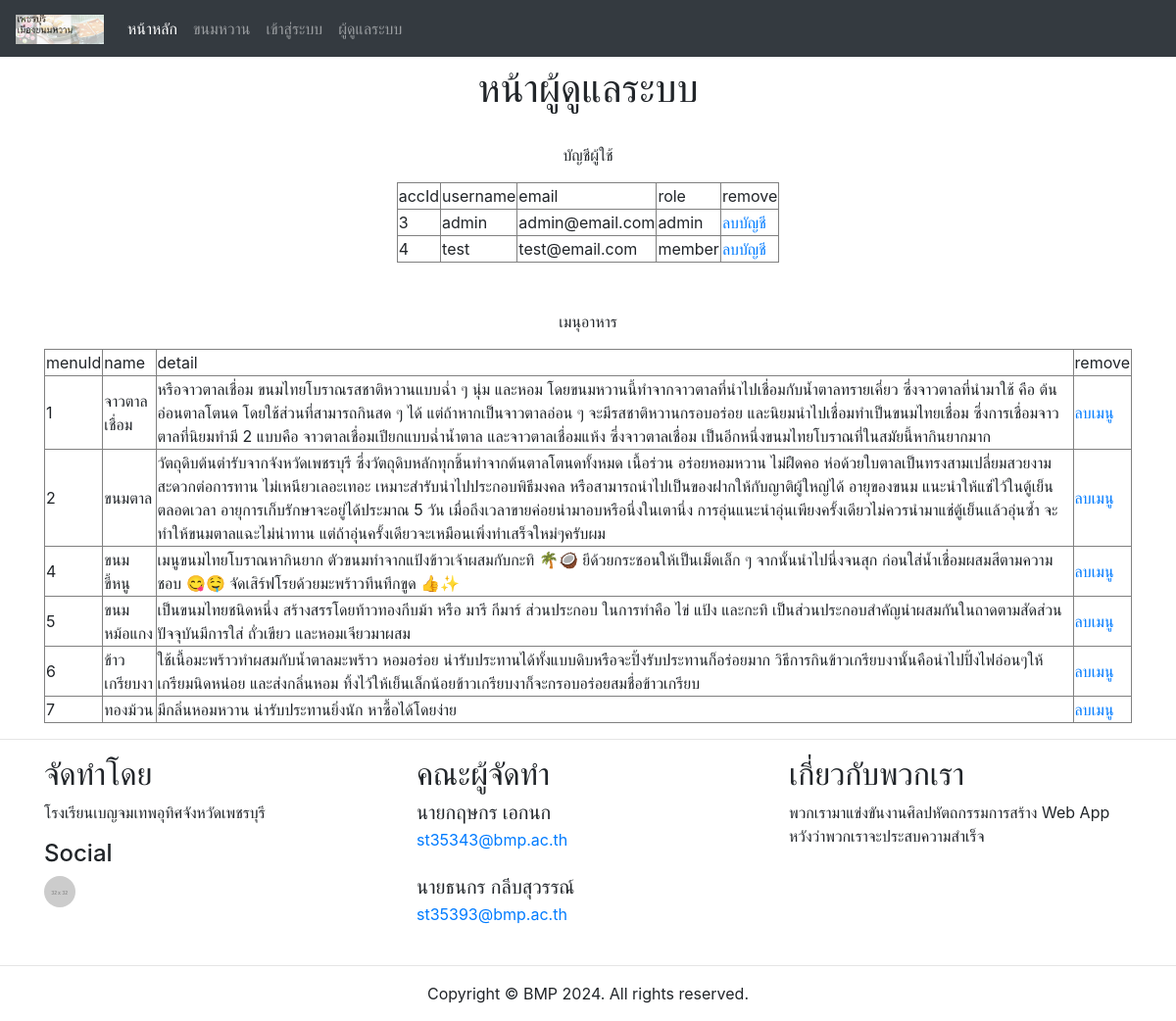
/madmin.php, run on the app's committed database.
### tables this page shows
CREATE TABLE `account` (
  `accId` int(20) NOT NULL,
  `username` varchar(100) DEFAULT NULL,
  `email` varchar(100) DEFAULT NULL,
  `password` varchar(100) DEFAULT NULL,
  `role` varchar(100) NOT NULL DEFAULT 'member'
);

CREATE TABLE `menu` (
  `menuId` int(20) NOT NULL,
  `name` varchar(100) DEFAULT NULL,
  `detail` varchar(1000) DEFAULT NULL,
  `pic` varchar(100) DEFAULT NULL
);

### madmin.php (the view, shortened to what this page needs)
<!DOCTYPE html>
<html lang="en">
  <head>
    <link href="css/bootstrap-4.4.1.css" rel="stylesheet">
    <?php session_start();
    require("connect.php");
    ?>
  </head>
  <body>
  <nav class="navbar navbar-expand-lg navbar-dark bg-dark">
      <a class="navbar-brand" href="index.php"><img src="images/logo.jpg" height ="30px"></a>
      <div class="collapse navbar-collapse" id="navbarSupportedContent">
        <ul class="navbar-nav mr-auto">
          <li class="nav-item active">
            <a class="nav-link" href="index.php">หน้าหลัก<span class="sr-only">(current)</span></a>
          </li>
          <li class="nav-item">
            <a class="nav-link" href="list.php">ขนมหวาน</a>
          </li>
          <?php
            if(isset($_SESSION["account"])) {
              echo ('
                <li class="nav-item dropdown">
                <a class="nav-link dropdown-toggle" href="#" id="navbarDropdown" role="button" data-toggle="dropdown" aria-haspopup="true" aria-expanded="false">'.$_SESSION["account"]["username"].'</a>
                <div class="dropdown-menu" aria-labelledby="navbarDropdown">
                <a class="dropdown-item" href="account.php">ข้อมูลส่วนตัว</a>
                <div class="dropdown-divider"></div>
                <a class="dropdown-item" href="logout.php">ออกจากระบบ</a>
                </div>
                </li>
                ');
            }
            else {
              echo ('
              <li class="nav-item">
              <a class="nav-link" href="login.php">เข้าสู่ระบบ</a>
              </li>
              ');
            }
          ?>
          <li class="nav-item">
              <a class="nav-link" href="admin.php">ผู้ดูแลระบบ</a>
            </li>
        </ul>
      </div>
    </nav>
    <div class="container mt-2">
      <center>
      <h1>หน้าผู้ดูแลระบบ</h1>
      <br>
      <p>บัญชีผู้ใช้</p>
      <table border="1px">
        <tr width="400px">
            <td>accId</td>
            <td>username</td>
            <td>email</td>
            <td>role</td>
            <td>remove</td>
        </tr>
      <?php
        $query_acc = "SELECT * FROM account";
        $result_acc = mysqli_query($conn, $query_acc);
        while ($row = $result_acc->fetch_assoc()):
      ?>
      <tr>
        <td><?php echo($row['accId']); ?></td>
        <td><?php echo($row['username']); ?></td>
        <td><?php echo($row['email']); ?></td>
        <td><?php echo($row['role']); ?></td>
        <td><a href="removeacc.php?id=<?php echo($row['accId']);?>">ลบบัญชี</a></td>
      </tr>
      <?php endwhile; ?>
      </table>
      <br><br>
      <p>เมนุอาหาร</p>
      <table border="1px">
        <tr width="400px">
            <td>menuId</td>
            <td>name</td>
            <td>detail</td>
            <td>remove</td>
        </tr>
      <?php
        $query_acc = "SELECT * FROM menu";
        $result_acc = mysqli_query($conn, $query_acc);
        while ($row = $result_acc->fetch_assoc()):
      ?>
      <tr>
        <td><?php echo($row['menuId']); ?></td>
        <td><?php echo($row['name']); ?></td>
        <td><?php echo($row['detail']); ?></td>
        <td><a href="removemenu.php?id=<?php echo($row['menuId']);?>">ลบเมนู</a></td>
      </tr>
      <?php endwhile; ?>
      </table>
    </center>
    </div>
    <hr>
    <div class="container">
      <div class="row">
        <div class="col-lg-4 col-md-6 col-sm-6 mb-md-0 mb-2">
          <h2>จัดทำโดย&nbsp;</h2>
          <address>
          โรงเรียนเบญจมเทพอุทิศจังหวัดเพชรบุรี&nbsp;
          </address>
          <h4>Social</h4>
          <div class="row">
            <div class="col-2"><a href="http://bmp.ac.th"><img class="rounded-circle" src="images/32X32.gif" alt=""></div></a>
          </div>
        </div>
        <div class="col-lg-4 col-md-6 col-12">
          <h2>คณะผู้จัดทำ&nbsp;</h2>
          <ul class="list-unstyled">
            <li class="media">
<div class="media-body">
            <h5 class="mt-0 mb-1">นายกฤษกร เอกนก&nbsp;</h5>
                <p class="mb-0"><a href="mailto:st35343@bmp.ac.th">st35343@bmp.ac.th</a></p>
              </div>
            </li>
            <li class="media my-4">
<div class="media-body">
            <h5 class="mt-0 mb-1">นายธนกร กลีบสุวรรณ์&nbsp;</h5>
                <p class="mb-0"><a href="mailto:st35393@bmp.ac.th">st35393@bmp.ac.th</a></p>
              </div>
            </li>
          </ul>
        </div>
        <div class="col-lg-4 col-12">
          <h2>เกี่ยวกับพวกเรา</h2>
          <p>พวกเรามาแข่งขันงานศิลปหัตถกรรมการสร้าง Web App หวังว่าพวกเราจะประสบความสำเร็จ</p>
        </div>
      </div>
    </div>
    <hr>
    <footer class="text-center">
      <div class="container">
        <div class="row">
          <div class="col-12">
            <p>Copyright © BMP 2024. All rights reserved.</p>
          </div>
        </div>
      </div>
    </footer>
  </body>
</html>

### data on the page
account: accId "3", username "admin", email "admin@email.com", role "admin"
account: accId "4", username "test", email "test@email.com", role "member"
menu: menuId "1", name "จาวตาลเชื่อม", detail "หรือจาวตาลเชื่อม ขนมไทยโบราณรสชาติหวานแบบฉ่ำ ๆ นุ่ม และหอม โดยขนมหวานนี้ทำจากจาวตาลที่นำไปเชื่อมกับน้ำตาลทรายเคี่ยว ซึ่งจาวตาลที่นำมาใช้ คือ ต้นอ่อนตาลโตนด โดยใช้ส่วนที่สามารถกินสด ๆ ได้ แต่ถ้าหากเป็นจาวตาลอ่อน ๆ จะมีรสชาติหวานกรอบอร่อย และนิยมนำไปเชื่อมทำเป็นขนมไทยเชื่อม ซึ่งการเชื่อมจาวตาลที่นิยมทำมี 2 แบบคือ จาวตาลเชื่อมเปียกแบบฉ่ำน้ำตาล และจาวตาลเชื่อมแห้ง ซึ่งจาวตาลเชื่อม เป็นอีกหนึ่งขนมไทยโบราณที่ในสมัยนี้หากินยากมาก"
menu: menuId "2", name "ขนมตาล", detail "วัตถุดิบต้นตำรับจากจังหวัดเพชรบุรี ซึ่งวัตถุดิบหลักทุกชิ้นทำจากต้นตาลโตนดทั้งหมด เนื้อร่วน อร่อยหอมหวาน ไม่ฝืดคอ ห่อด้วยใบตาลเป็นทรงสามเปลี่ยมสวยงาม สะดวกต่อการทาน ไม่เหนียวเลอะเทอะ เหมาะสำรับนำไปประกอบพิธีมงคล หรือสามารถนำไปเป็นของฝากให้กับญาติผู้ใหญ่ได้ อายุของขนม แนะนำให้แช่ไว้ในตู้เย็นตลอดเวลา อายุการเก็บรักษาจะอยู่ได้ประมาณ 5 วัน เมื่อถึงเวลาขายค่อยนำมาอบหรือนึ่งในเตานึ่ง การอุ่นแนะนำอุ่นเพียงครั้งเดียวไม่ควรนำมาแช่ตู้เย็นแล้วอุ่นซ้ำ จะทำให้ขนมตาลแฉะไม่น่าทาน แต่ถ้าอุ่นครั้งเดียวจะเหมือนเพิ่งทำเสร็จใหม่ๆครับผม"
menu: menuId "4", name "ขนมขี้หนู", detail "เมนูขนมไทยโบราณหากินยาก ตัวขนมทำจากแป้งข้าวเจ้าผสมกับกะทิ 🌴🥥 ยีด้วยกระชอนให้เป็นเม็ดเล็ก ๆ จากนั้นนำไปนึ่งจนสุก ก่อนใส่น้ำเชื่อมผสมสีตามความชอบ 😋🤤 จัดเสิร์ฟโรยด้วยมะพร้าวทึนทึกขูด 👍✨"
menu: menuId "5", name "ขนมหม้อแกง", detail "เป็นขนมไทยชนิดหนึ่ง สร้างสรรโดยท้าวทองกีบม้า หรือ มารี กีมาร์ ส่วนประกอบ ในการทําคือ ไข่ แป้ง และกะทิ เป็นส่วนประกอบสําคัญนำผสมกันในถาดตามสัดส่วน ปัจจุบันมีการใส่ ถั่วเขียว และหอมเจียวมาผสม"
menu: menuId "6", name "ข้าวเกรียบงา", detail "ใช้เนื้อมะพร้าวทำผสมกับน้ำตาลมะพร้าว หอมอร่อย น่ารับประทานได้ทั้งแบบดิบหรือจะปิ้งรับประทานก็อร่อยมาก วิธีการกินข้าวเกรียบงานั้นคือนำไปปิ้งไฟอ่อนๆให้เกรียมนิดหน่อย และส่งกลิ่นหอม ทิ้งไว้ให้เย็นเล็กน้อยข้าวเกรียบงาก็จะกรอบอร่อยสมชื่อข้าวเกรียบ"
menu: menuId "7", name "ทองม้วน", detail "มีกลิ่นหอมหวาน น่ารับประทานยิ่งนัก หาซื้อได้โดยง่าย"
